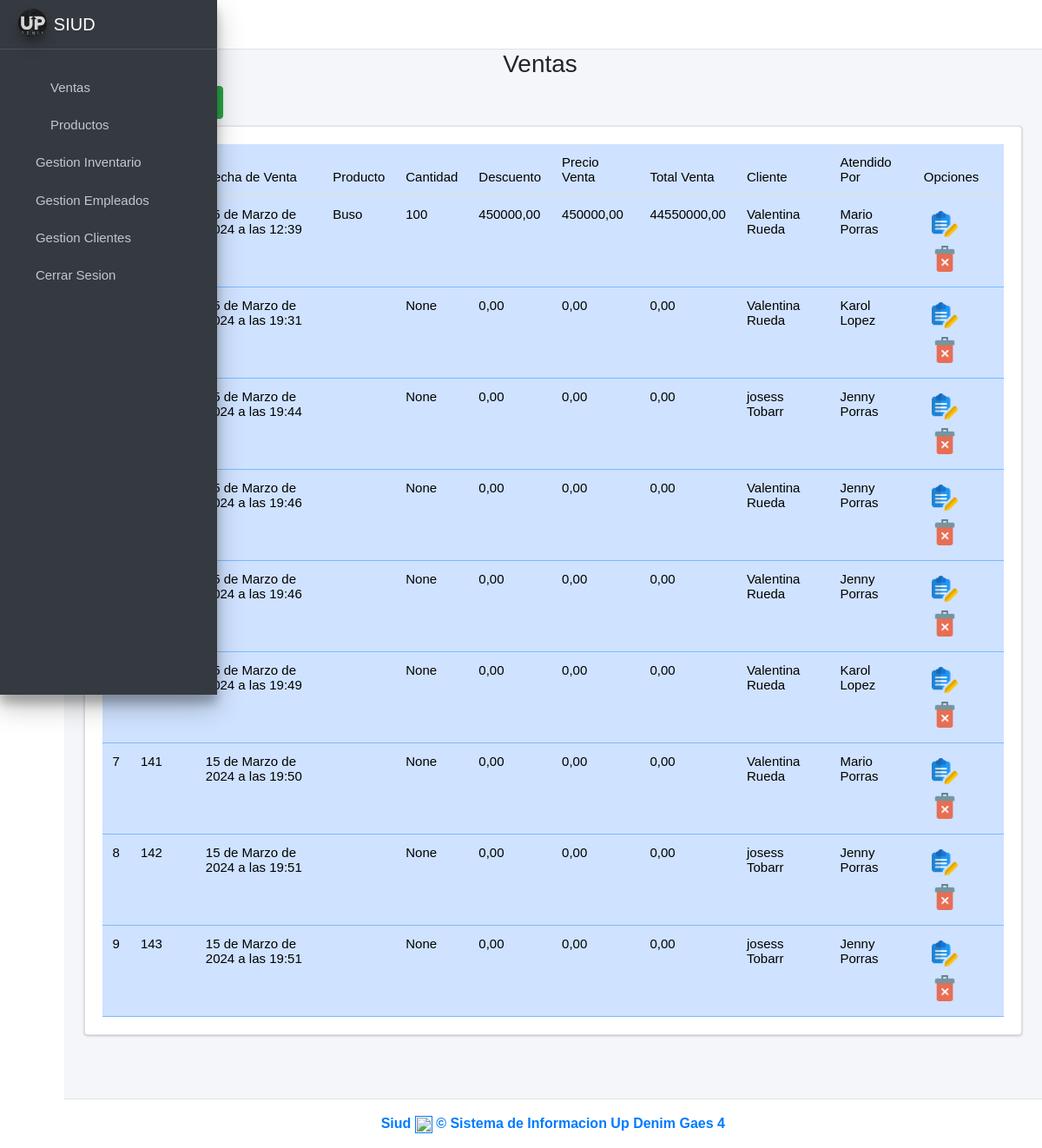
/Ventas (signed in), run on the app's committed database.
### ventas/models.py (models this page shows, shortened)
class Venta(models.Model):
    idventa = models.AutoField(primary_key=True)
    cantidad_productos = models.IntegerField(null=True, blank=True)
    descuento_venta = models.DecimalField(max_digits=10, decimal_places=2, null=False, blank=False, default=0.0)
    precio_venta = models.DecimalField(max_digits=10, decimal_places=2, null=False, blank=False, default=0.0)
    total_venta = models.DecimalField(max_digits=10, decimal_places=2, null=False, blank=False)
    fecha_venta = models.DateTimeField(null=False, blank=False, default=timezone.now)
    cod_cliente = models.ForeignKey(Cliente, on_delete=models.CASCADE)
    cod_empleado = models.ForeignKey(Empleado, on_delete=models.CASCADE)
    cod_producto = models.ForeignKey(Producto, on_delete=models.CASCADE, null=True, blank=True)
    created = models.DateTimeField(auto_now_add=True)
    updated = models.DateTimeField(auto_now=True)
    class Meta:
        verbose_name = 'venta'
        verbose_name_plural = 'ventas'

class Producto(models.Model):
    cod_producto = models.CharField(primary_key=True, unique=True, blank=False, null=False, max_length=15)
    nombre_producto = models.CharField(max_length=45, null=False)
    precio_venta = models.DecimalField(max_digits=10, decimal_places=2, null=False, blank=False)
    descripcion_producto = models.CharField(max_length=45)
    cantidad_productos = models.PositiveIntegerField(null=False)
    imagen = models.ImageField(upload_to='productos', null=True, blank=True)
    idcategoria_producto = models.ForeignKey(CategoriaProducto, on_delete=models.CASCADE)
    idtalla = models.ForeignKey(Talla, on_delete=models.CASCADE)
    created = models.DateTimeField(auto_now_add=True)
    updated = models.DateTimeField(auto_now=True)
    class Meta:
        verbose_name = 'producto'
        verbose_name_plural = 'productos'

class Cliente(models.Model):
    cod_cliente = models.IntegerField(primary_key=True, unique=True, blank=False, null=False)
    cupo_credito = models.IntegerField()
    iddocumento = models.ForeignKey(Persona, on_delete=models.CASCADE)
    idtipo_comercio = models.ForeignKey(TipoComercio, on_delete=models.CASCADE)
    idtipo_cliente = models.ForeignKey(TipoCliente,on_delete=models.CASCADE)
    created = models.DateTimeField(auto_now_add=True)
    updated = models.DateTimeField(auto_now_add=True)
    class Meta:
        verbose_name = 'cliente'
        verbose_name_plural = 'clientes'
    def __str__(self):
        return f"{self.cod_cliente}"

class Persona(models.Model):
    documentoidentidad = models.IntegerField(primary_key=True, unique=True, blank=False, null=False)
    primer_nombre = models.CharField(max_length=45, null=False, blank=False)
    segundo_nombre = models.CharField(max_length=45, blank=True, null=True)
    primer_apellido = models.CharField(max_length=45, null=False, blank=False)
    segundo_apellido = models.CharField(max_length=45, blank=True, null=True)
    genero = models.CharField(max_length=20, null=False, blank=False)
    idcontacto = models.OneToOneField(Contacto, on_delete=models.CASCADE)
    iddireccion = models.OneToOneField(Direccion, on_delete=models.CASCADE)
    created = models.DateTimeField(auto_now_add=True)
    updated = models.DateTimeField(auto_now_add=True)
    class Meta:
        verbose_name = 'persona'
        verbose_name_plural = 'personas'

class Empleado(models.Model):
    cod_empleado = models.IntegerField(primary_key=True, unique=True, blank=False, null=False)
    fecha_ingreso = models.DateField(null=False, blank=False)
    salario = models.FloatField(null=False, blank=False)
    fecha_nacimiento = models.DateField(null=False, blank=False)
    rh = models.CharField(null=False, blank=False, max_length=5)
    iddocumento = models.ForeignKey(Persona, on_delete=models.CASCADE)
    idarl = models.ForeignKey(Arl, on_delete=models.CASCADE)
    ideps = models.ForeignKey(Eps, on_delete=models.CASCADE)
    idfondo_pension = models.ForeignKey(FondoPension, on_delete=models.CASCADE)
    idcargo_empleado = models.ForeignKey(CargoEmpleado, on_delete=models.CASCADE)
    idusuario = models.ForeignKey(Usuarioid, on_delete=models.CASCADE)
    idrolusuario = models.ForeignKey(RolUsuario, on_delete=models.CASCADE)
    created = models.DateTimeField(auto_now_add=True)
    updated = models.DateTimeField(auto_now=True)
    class Meta:
        verbose_name = 'empleado'
        verbose_name_plural = 'empleados'
    def __str__(self):
        return f"{self.iddocumento.primer_nombre} {self.iddocumento.primer_apellido}"

### ventas/views.py (the view)
# urls.py: path('Ventas', views.ventas_vista, name='Ventas'),
@login_required
def ventas_vista(request):
    venta = Venta.objects.all()
    empleado = Empleado.objects.all()
    producto = Producto.objects.all()
    cliente = Cliente.objects.all()
    talla = Talla.objects.all()
    form_personal = AgregarVentaForm()
    context ={
        'talla' : talla,
        'venta' : venta,
        'empleado' : empleado,
        'cliente' : cliente,
        'producto' : producto,
        'form_personal' : form_personal,
    }
    return render(request, 'ventas.html', context)

### ventas/templates/ventas.html (shortened to what this page needs)
{% extends "base.html" %}
{% load static %}
{% load widget_tweaks %}
{% block content %}
<link rel="stylesheet" href="{% static 'index/css/b4.css' %}">
<div class="row">
    <div class="col-md-12">
        <h3 class="text-center">Ventas   <i class="fas fa-users"></i></h3> <! -- Es para cambiar el icono xd -- >
        <div class="col-md-3 pb-2">
            <a href="#AgregarPersonalModal"
                data-toggle="modal" data-dismiss="modal">
                <button type="button" class="btn btn-success">
                    <i class="fas fa-plus-circle"></i>
                </button>
            </a>
        </div>
        <div class="card card-body" style="overflow:scroll">
            <table class="table table-hover table-primary" id="myTable">
                <thead>
                    <tr>
                        <th>#</th>
                        <th>No. Venta</th>
                        <th>Fecha de Venta</th>
                        <th>Producto</th>
                        <th>Cantidad</th>
                        <th>Descuento</th>
                        <th>Precio Venta</th>
                        <th>Total Venta</th>
                        <th>Cliente</th>
                        <th>Atendido Por</th>
                        <th>Opciones</th>
                    </tr>
                </thead>
                <tbody class="text-dark">
                    {% for i in venta %}
                    <tr>
                        <td>{{forloop.counter}}</td>
                        <td>{{i.idventa}}</td>
                        <td>{{i.fecha_venta}}</td>
                        <td>{{i.cod_producto.nombre_producto}}</td>
                        <td>{{i.cantidad_productos}}</td>
                        <td>{{i.descuento_venta}}</td>
                        <td>{{i.precio_venta}}</td>
                        <td>{{i.total_venta}}</td>
                        <td>{{i.cod_cliente.iddocumento.primer_nombre}} {{i.cod_cliente.iddocumento.primer_apellido}}</td>
                        <td>{{i.cod_empleado.iddocumento.primer_nombre}} {{i.cod_empleado.iddocumento.primer_apellido}}</td>
                        <td>
                            {% if i.idventa %}
                                    <form action="/editarVenta/{{ i.idventa }}/" method="GET" style="display: inline;">
                                        <button type="submit" class="btn btn-dark-outline btn-sm">
                                            <img src="{% static 'index/img/editar.png' %}" alt="Error" width="30">
                                        </button>
                                    </form>
                                {% endif %}
                                    <button onclick="eliminarPersonal('{{i.idventa}}')" class="btn btn-dark-outline btn-sm"
                                    data-toggle="modal" href="#EliminarPersonalModal"><img
                                        src="{% static 'index/img/delete.png' %}" alt="Error" width="30"></button>
                            </td>
                    </tr>
                    {% endfor %}
                </tbody>
            </table>
        </div>
    </div>
</div>
{% endblock %}

### ventas/static/index/css/main.css (style rules this page uses)
table, th, td { font-weight: 100; font-size:15px; }
body { font-family: Arial, Helvetica, sans-serif !important; }

### data on the page
Venta: fecha_venta "15 de Marzo de 2024 a las 12:39", cod_producto.nombre_producto "Buso", cantidad_productos "100", descuento_venta "450000,00", precio_venta "450000,00", total_venta "44550000,00", cod_cliente.iddocumento.primer_nombre "Valentina", cod_cliente.iddocumento.primer_apellido "Rueda", cod_empleado.iddocumento.primer_nombre "Mario", cod_empleado.iddocumento.primer_apellido "Porras"
Venta: fecha_venta "15 de Marzo de 2024 a las 19:31", cantidad_productos "None", descuento_venta "0,00", precio_venta "0,00", total_venta "0,00", cod_cliente.iddocumento.primer_nombre "Valentina", cod_cliente.iddocumento.primer_apellido "Rueda", cod_empleado.iddocumento.primer_nombre "Karol", cod_empleado.iddocumento.primer_apellido "Lopez"
Venta: fecha_venta "15 de Marzo de 2024 a las 19:44", cantidad_productos "None", descuento_venta "0,00", precio_venta "0,00", total_venta "0,00", cod_cliente.iddocumento.primer_nombre "josess", cod_cliente.iddocumento.primer_apellido "Tobarr", cod_empleado.iddocumento.primer_nombre "Jenny", cod_empleado.iddocumento.primer_apellido "Porras"
Venta: fecha_venta "15 de Marzo de 2024 a las 19:46", cantidad_productos "None", descuento_venta "0,00", precio_venta "0,00", total_venta "0,00", cod_cliente.iddocumento.primer_nombre "Valentina", cod_cliente.iddocumento.primer_apellido "Rueda", cod_empleado.iddocumento.primer_nombre "Jenny", cod_empleado.iddocumento.primer_apellido "Porras"
Venta: fecha_venta "15 de Marzo de 2024 a las 19:46", cantidad_productos "None", descuento_venta "0,00", precio_venta "0,00", total_venta "0,00", cod_cliente.iddocumento.primer_nombre "Valentina", cod_cliente.iddocumento.primer_apellido "Rueda", cod_empleado.iddocumento.primer_nombre "Jenny", cod_empleado.iddocumento.primer_apellido "Porras"
Venta: fecha_venta "15 de Marzo de 2024 a las 19:49", cantidad_productos "None", descuento_venta "0,00", precio_venta "0,00", total_venta "0,00", cod_cliente.iddocumento.primer_nombre "Valentina", cod_cliente.iddocumento.primer_apellido "Rueda", cod_empleado.iddocumento.primer_nombre "Karol", cod_empleado.iddocumento.primer_apellido "Lopez"
Venta: idventa "141", fecha_venta "15 de Marzo de 2024 a las 19:50", cantidad_productos "None", descuento_venta "0,00", precio_venta "0,00", total_venta "0,00", cod_cliente.iddocumento.primer_nombre "Valentina", cod_cliente.iddocumento.primer_apellido "Rueda", cod_empleado.iddocumento.primer_nombre "Mario", cod_empleado.iddocumento.primer_apellido "Porras"
Venta: idventa "142", fecha_venta "15 de Marzo de 2024 a las 19:51", cantidad_productos "None", descuento_venta "0,00", precio_venta "0,00", total_venta "0,00", cod_cliente.iddocumento.primer_nombre "josess", cod_cliente.iddocumento.primer_apellido "Tobarr", cod_empleado.iddocumento.primer_nombre "Jenny", cod_empleado.iddocumento.primer_apellido "Porras"
Venta: idventa "143", fecha_venta "15 de Marzo de 2024 a las 19:51", cantidad_productos "None", descuento_venta "0,00", precio_venta "0,00", total_venta "0,00", cod_cliente.iddocumento.primer_nombre "josess", cod_cliente.iddocumento.primer_apellido "Tobarr", cod_empleado.iddocumento.primer_nombre "Jenny", cod_empleado.iddocumento.primer_apellido "Porras"
